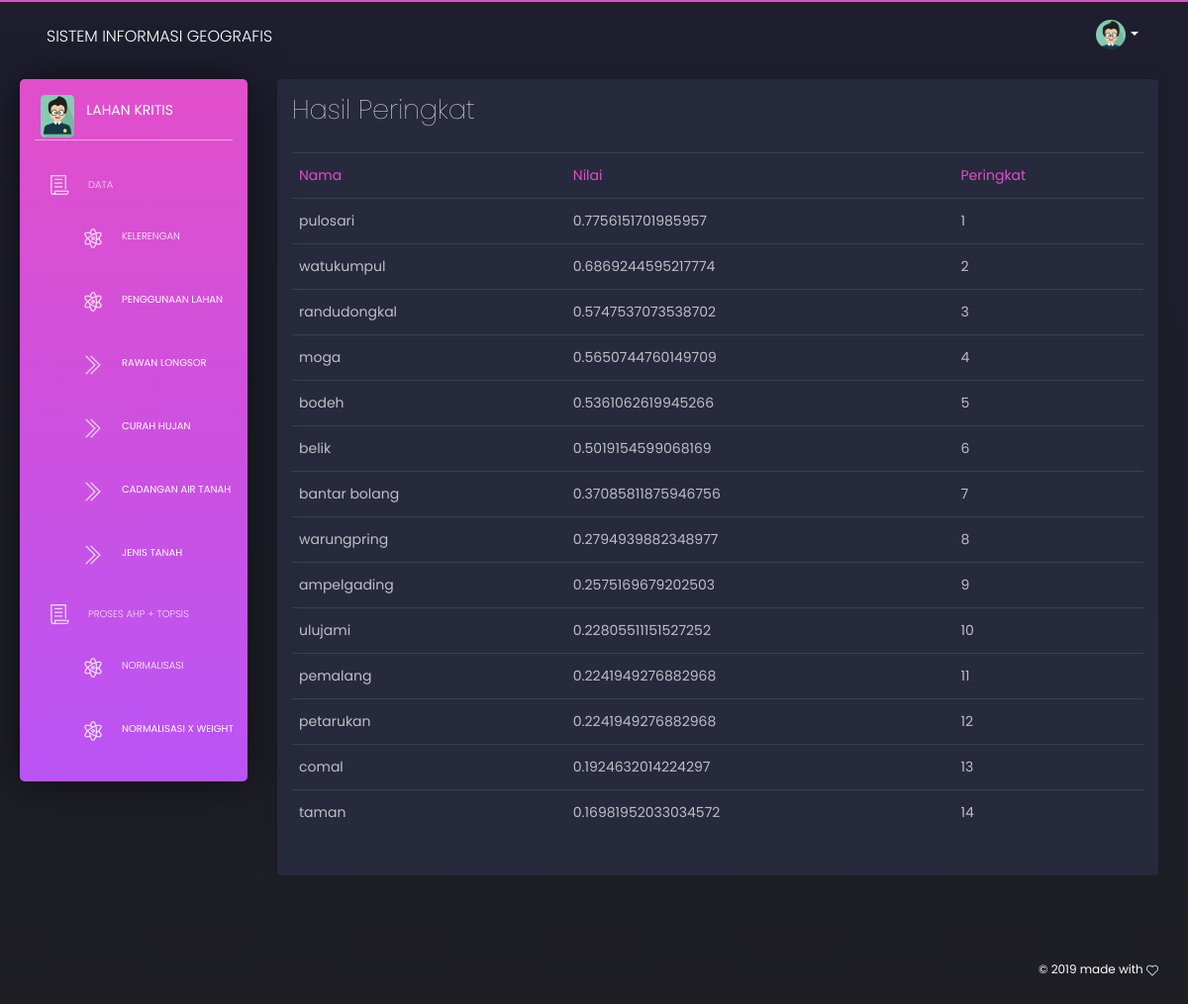
/coba2/index.php/hasil, run on the app's committed database.
### tables this page shows
CREATE TABLE `isi` (
  `nama` varchar(25) NOT NULL,
  `k` int(11) NOT NULL,
  `pl` int(11) NOT NULL,
  `rbl` int(11) NOT NULL,
  `ch` int(11) NOT NULL,
  `cat` int(11) NOT NULL,
  `jt` int(11) NOT NULL
);

### coba2/application/controllers/hasil.php (called while the page is built)
<?php
class hasil extends CI_Controller {
	public function index(){
			$this->load->model("model_awal");
			$data['list_kec'] = $this->model_awal->load_h();
			$this->load->view("sidebar");
			$this->load->view("nav");
			$this->load->view("hasil",$data);
			$this->load->view("foot");
		}
}
?>

### coba2/index.php (called while the page is built, shortened)
<?php
require_once BASEPATH.'core/CodeIgniter.php';

### coba2/application/models/model_awal.php (called while the page is built, shortened)
<?php
Class Model_awal extends CI_Model{
	public function load_h(){
		$sql = $this->db->query("SELECT * FROM hasil order by hasil desc");
		return $sql->result_array();
	}
}
?>

### coba2/application/views/hasil.php (the view)
<div class="content">
  <div class="row">
    <div class="col-12">
      <div class="card ">
        <div class="card-header">
          <h2 class="card-title"> Hasil Peringkat</h2>
        </div>
        <div class="card-body">
          <div class="table-responsive">
            <table class="table tablesorter " id="">
              <thead class=" text-primary">
                <tr>
                <td>Nama</td>
                <td>Nilai</td>
                <td>Peringkat</td>
                </tr>
              </thead>
            <tbody>
                <?php
            $no=1;
            foreach ($list_kec as $row) {
            ?>
            <tr>
              <td><?php echo $row['nama']; ?></td>
              <td><?php echo $row['hasil']; ?></td>
              <td><?php echo $no ?></td>
              <?php $no++; } ?>
            </tr>
          </tbody>
            </table>
          </div>
        </div>
      </div>
    </div>
  </div>
</div>

### data on the page
isi: nama "pulosari", hasil "0.7756151701985957"
isi: nama "watukumpul", hasil "0.6869244595217774"
isi: nama "randudongkal", hasil "0.5747537073538702"
isi: nama "moga", hasil "0.5650744760149709"
isi: nama "bodeh", hasil "0.5361062619945266"
isi: nama "belik", hasil "0.5019154599068169"
isi: nama "bantar bolang", hasil "0.37085811875946756"
isi: nama "warungpring", hasil "0.2794939882348977"
isi: nama "ampelgading", hasil "0.2575169679202503"
isi: nama "ulujami", hasil "0.22805511151527252"
isi: nama "pemalang", hasil "0.2241949276882968"
isi: nama "petarukan", hasil "0.2241949276882968"
isi: nama "comal", hasil "0.1924632014224297"
isi: nama "taman", hasil "0.16981952033034572"
